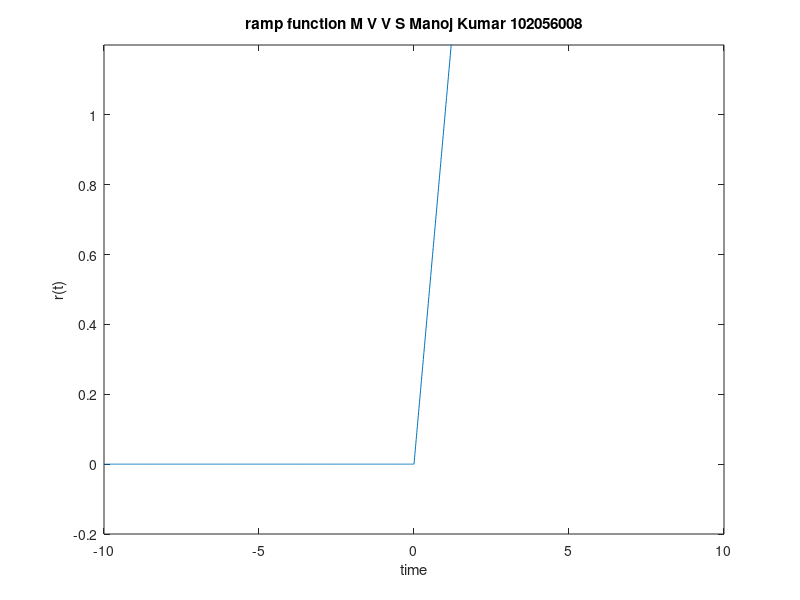

Source code (MATLAB):
%% signals and systems lab 

clc;
clear;
close all;
t1= -10:0.01:0;
t2= 0:0.01:10;
u1= zeros(size(t1));
u2= ones(size(t2));
t= [t1 t2];
u= [u1 u2];
ramp = t.*u;
plot(t,ramp);
ylim([-0.2,1.2]);
xlabel('time')
ylabel('r(t)')
title("ramp function M V V S Manoj Kumar 102056008")
